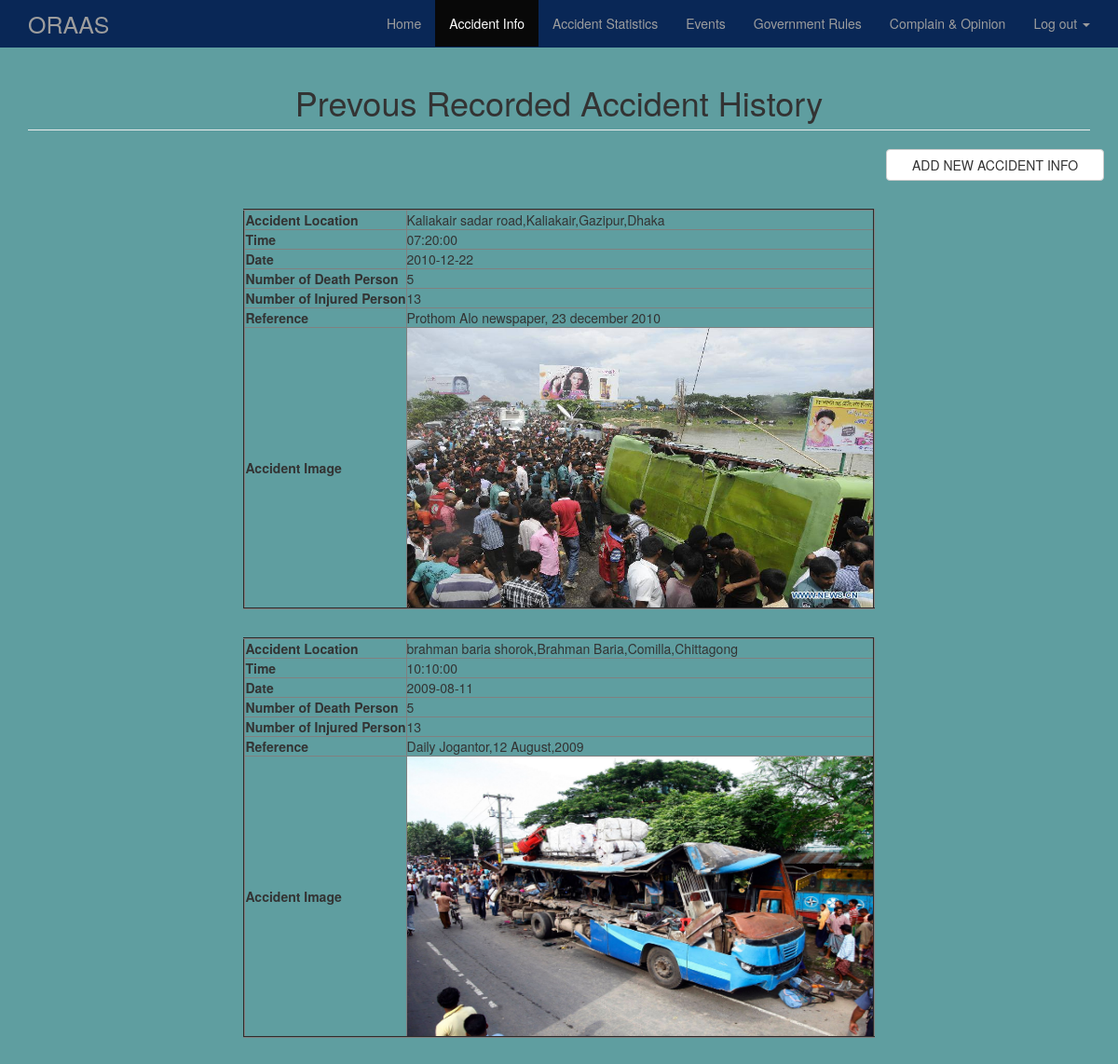
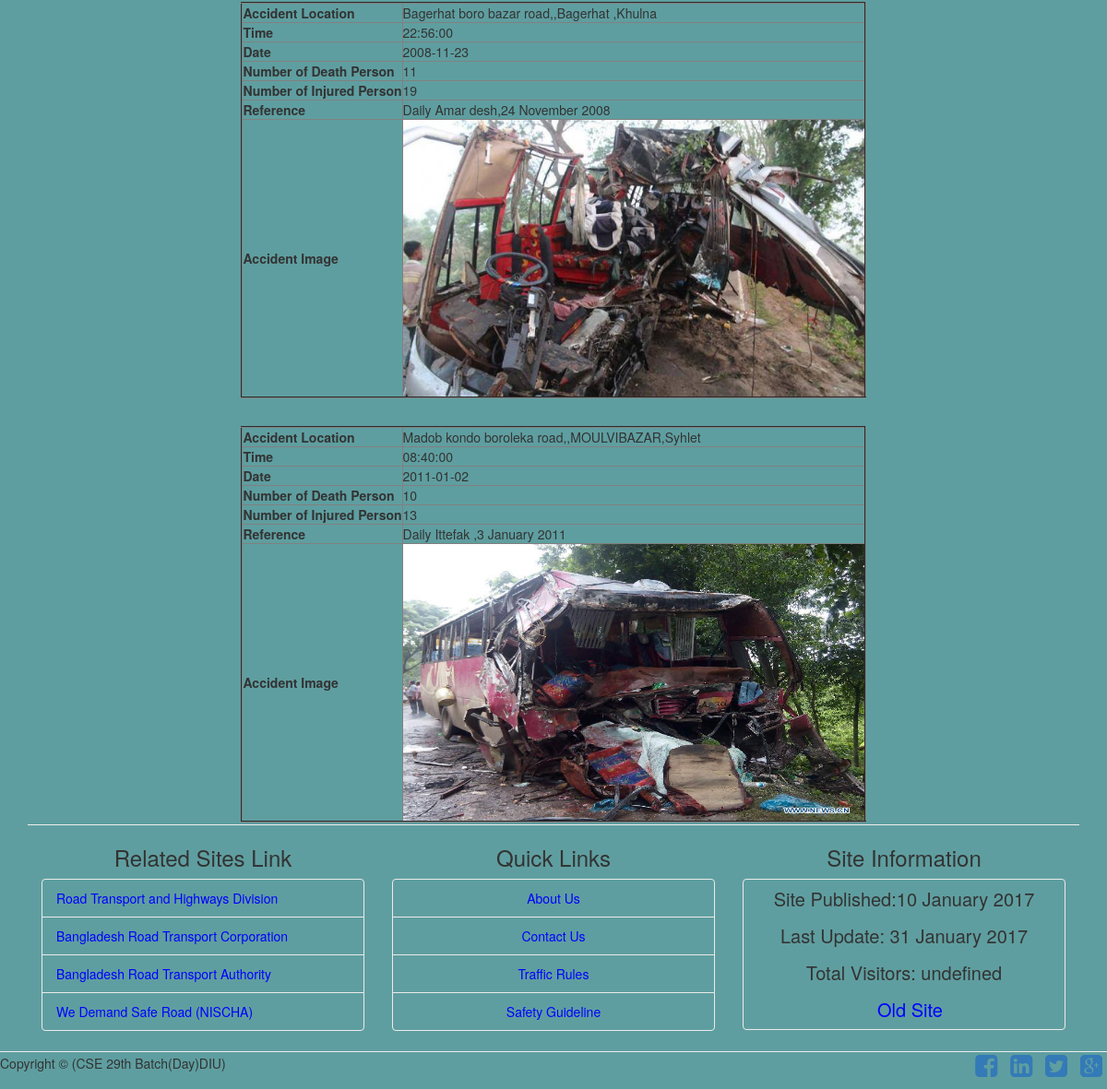
Screenshot of /accident_info.php (signed in) with the database file from the repository (2 pictures, top to bottom).
### tables this page shows
CREATE TABLE IF NOT EXISTS `accident_info` (
  `id` int(11) NOT NULL AUTO_INCREMENT,
  `division` varchar(255) NOT NULL,
  `district` varchar(255) NOT NULL,
  `thana` varchar(255) NOT NULL,
  `road` varchar(255) NOT NULL,
  `time` time NOT NULL,
  `date` date NOT NULL,
  `number_of_death` int(255) NOT NULL,
  `number_of_injured` int(255) NOT NULL,
  `image` varchar(255) NOT NULL,
  `reference` varchar(255) NOT NULL,
  `is_approval` int(11) NOT NULL,
  `user_id` int(11) NOT NULL,
  `user_name` varchar(255) NOT NULL,
  PRIMARY KEY (`id`)
);

### accident_info.php (the view, shortened to what this page needs)
<?php require_once "connection.php";
if (isset($_SESSION['user']) && $_SESSION['user'])
{
    $user = $_SESSION['user'];
}
else
{
    header("location:user_login.php");
}
?>
<!DOCTYPE html>
<html lang="en">
    <head>
        <link href="css/bootstrap.min.css" rel="stylesheet">
        <link href="css/modern-business.css" rel="stylesheet">
        <link href="font-awesome/css/font-awesome.min.css" rel="stylesheet" type="text/css">
        <link rel="stylesheet" type="text/css" href="css/style.css">
    </head>
    <body>
        <nav class="navbar navbar-inverse navbar-fixed-top" role="navigation">
            <div class="container">
                <div class="navbar-header">
                    <a class="navbar-brand" href="index.php" style="font-size:25px">ORAAS</a>
                </div>
                <div class="collapse navbar-collapse" id="bs-example-navbar-collapse-1">
                    <ul class="nav navbar-nav navbar-right">
                        <li>
                            <a href="index.php">Home</a>
                        </li>
                        <li class="active">
                            <a href="accident_info.php">Accident Info</a>
                        </li>
                        <li>
                            <a href="accident_statistics.php">Accident Statistics</a>
                        </li>
                        <li>
                            <a href="events.php">Events</a>
                        </li>
                        <li>
                            <a href="government_rules.php">Government Rules</a>
                        </li>
                        <li>
                            <a href="complain_opinion.php">Complain & Opinion</a>
                        </li>
                        <?php if ($user) { ?>
                        <li class="dropdown">
                        <a href="#" class="dropdown-toggle" data-toggle="dropdown">Log out <b class="caret"></b></a>
                       </li>
                       <?php } ?>
                    </ul>
                </div>
            </div>
        </nav>
        <div class="container">
            <div class="row">
                <div class="col-lg-12">
                    <h1 class="page-header" style="text-align:center"> Prevous Recorded Accident History </h1>
                </div>
                <a style="float: right;width:20%" class="btn btn-md btn-default btn-block" href="New_Accident_Info.php">ADD NEW ACCIDENT INFO</a>
            </div>
                <?php
                        $sql = "SELECT * FROM accident_info ";
                     $res = mysql_query($sql) or die(mysql_error());
             while ($data = mysql_fetch_array($res)) {
                  if($data['is_approval']==1){
                ?>
            <div class="row" style="margin-top:30px">
                <div class="col-lg-12" align="middle">
                    <table border="2px" >
                        <tr>
                            <th>Accident Location</th>
                            <td><?php echo $data['road'].',' . $data['thana'].',' . $data['district']. ','. $data['division']; ?></td>
                        </tr>
                        <tr>
                            <th>Time</th>
                            <td><?php echo $data['time']; ?></td>
                        </tr>
                        <tr>
                            <th>Date</th>
                            <td><?php echo $data['date'];?></td>
                        </tr>
                        <tr>
                            <th> Number of Death Person</th>
                            <td><?php echo $data['number_of_death']; ?></td>
                        </tr>
                         <tr>
                            <th> Number of Injured Person</th>
                            <td><?php echo $data['number_of_injured']; ?></td>
                        </tr>
                        <tr>
                            <th>Reference</th>
                            <td><?php echo $data['reference']; ?></td>
                        </tr>
                        <tr>
                           <th>Accident Image</th>
                            <td><img width="500px" height="300px"  src="<?php if($data['image']!=""){ echo $data['image']; } else{ echo "image not found"; } ?>" alt="" /></td>
                        </tr>
                    </table>
                </div>
            </div>
  <?php } }?>
        <hr>
             <div class="row">
                   <div class="col-lg-12">
                    <div class="col-md-4">
                    <h3 style="text-align:center">Related Sites Link</h3>
                    <div class="list-group">
                     <a href="http://www.rthd.gov.bd/" class="list-group-item" style="color:blue" target="_blank">Road Transport and Highways Division</a>
                     <a href="http://www.brtc.gov.bd/" class="list-group-item" style="color:blue" target="_blank">Bangladesh Road Transport Corporation</a>
                     <a href="https://www.facebook.com/brta.bd/" class="list-group-item" style="color:blue" target="_blank">Bangladesh Road Transport Authority</a>
                     <a href="http://wedemandsaferoadbd.org" class="list-group-item" style="color:blue" target="_blank">We Demand Safe Road (NISCHA)</a>
                   </div>
                    </div>
                    <div class="col-md-4">
                    <h3 style="text-align:center">Quick Links</h3>
                      <div class="list-group">
                            <a href="about.php" class="list-group-item" style="text-align:center;color:blue">About Us</a>
                            <a href="contact.php" class="list-group-item" style="text-align:center;color:blue">Contact Us</a>
                            <a href="traffic_rules.php" class="list-group-item" style="text-align:center;color:blue">Traffic Rules</a>
                            <a href="safety_guideline.php" class="list-group-item" style="text-align:center;color:blue">Safety Guideline</a>
                      </div>
                    </div>
                    <div class="col-md-4">
                    <h3 style="text-align:center">Site Information</h3>
                      <div class="list-group">
                            <h4 class="list-group-item">
                            <p style="font-size:20px;text-align:center;margin-bottom:18px">Site Published:10 January 2017</p>
                            <p style="font-size:20px;text-align:center;margin-bottom:18px">Last Update: 31 January 2017</p>
                            <p style="font-size:20px;text-align:center;margin-bottom:18px"><script> document.write("Total Visitors: " + localStorage.pagecount + "");</script></p>
                            <a href="http://localhost/update_project/project/index.php" style="font-size:20px;color:blue;text-align:center;margin-left:130px" target="_blank">Old Site</a>
                           </h4>
                      </div>
                    </div>
                   </div>
                </div>
             </div>
            <hr>
           <footer class="welcome">
                   <div class="row">
                    <div class="col-md-6">
                         <p>Copyright © (CSE 29th Batch(Day)DIU)</p>
                    </div>
                    <div class="col-md-6 text-right">
                         <ul class="list-unstyled list-inline list-social-icons">
                            <li>
                                <a href="#"><i class="fa fa-facebook-square fa-2x"></i></a>
                            </li>
                            <li>
                                <a href="#"><i class="fa fa-linkedin-square fa-2x"></i></a>
                            </li>
                            <li>
                                <a href="#"><i class="fa fa-twitter-square fa-2x"></i></a>
                            </li>
                            <li>
                                <a href="#"><i class="fa fa-google-plus-square fa-2x"></i></a>
                            </li>
                        </ul>
                    </div>
             </div>
       </footer>
    </body>
</html>

### css/modern-business.css (style rules this page uses)
html, body { height: 100%; }
body { padding-top: 50px; }
footer { margin: 50px 0; }

### css/style.css (style rules this page uses)
body { background: #5F9EA0; }
.navbar-inverse { background-color: #092756 ; border-color: #092756 ; }
.navbar-inverse .navbar-nav > .active > a, .navbar-inverse .navbar-nav > .active > a:focus, .navbar-inverse .navbar-nav > .active > a:hover { background-color: #080808; color: #fff; }
.list-group-item { background-color: #5F9EA0; border: 1px solid #ebebeb; display: block; margin-bottom: -1px; padding: 10px 15px; position: relative; }
.welcome { margin-top:2px; margin-bottom:0px; }
hr { margin-top:2px; margin-bottom:2px; }

### rows the page displays
accident_info: road "Kaliakair sadar road", thana "Kaliakair", district "Gazipur", division "Dhaka", time "07:20:00", date "2010-12-22", number_of_death "5", number_of_injured "13", reference "Prothom Alo newspaper, 23 december 2010", image (picture)
accident_info: road "brahman baria shorok", thana "Brahman Baria", district "Comilla", division "Chittagong", time "10:10:00", date "2009-08-11", number_of_death "5", number_of_injured "13", reference "Daily Jogantor,12 August,2009", image (picture)
accident_info: road "Bagerhat boro bazar road", district "Bagerhat", division "Khulna", time "22:56:00", date "2008-11-23", number_of_death "11", number_of_injured "19", reference "Daily Amar desh,24 November 2008", image (picture)
accident_info: road "Madob kondo boroleka road", district "MOULVIBAZAR", division "Syhlet", time "08:40:00", date "2011-01-02", number_of_death "10", number_of_injured "13", reference "Daily Ittefak ,3 January 2011", image (picture)
